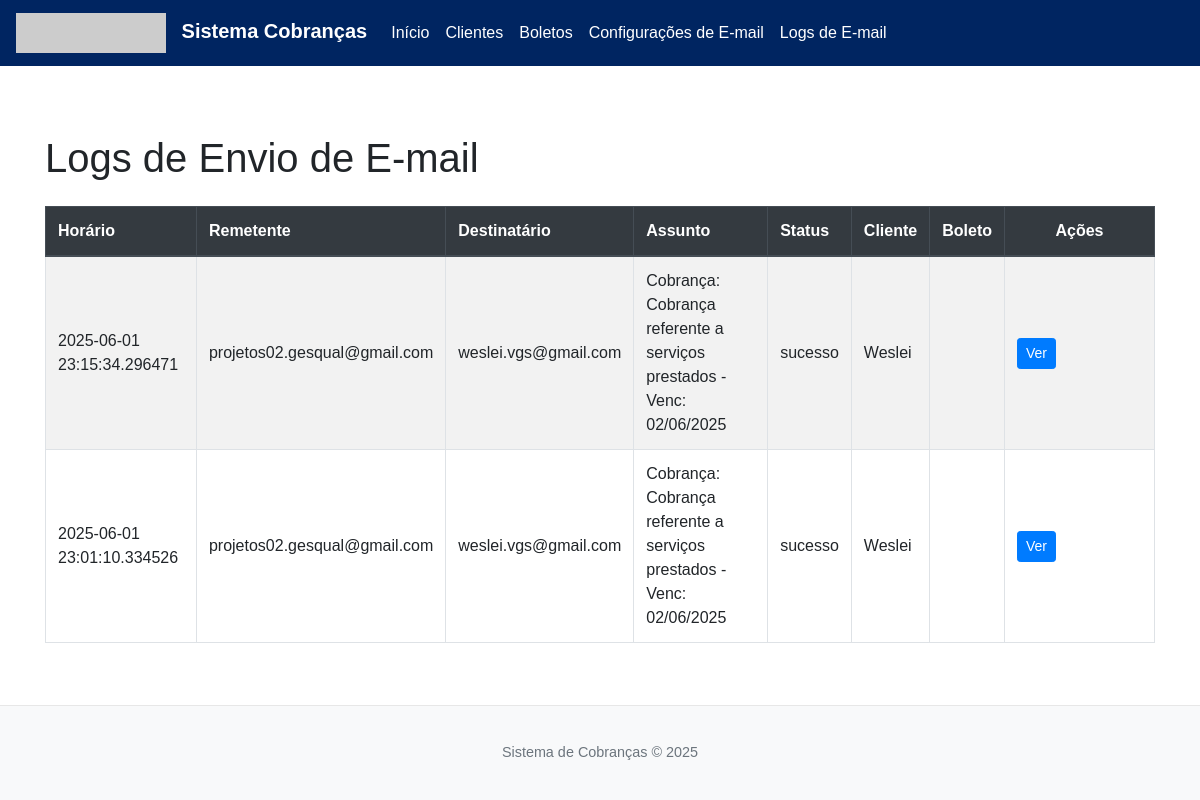
Page /logs_email on the earlier database version.
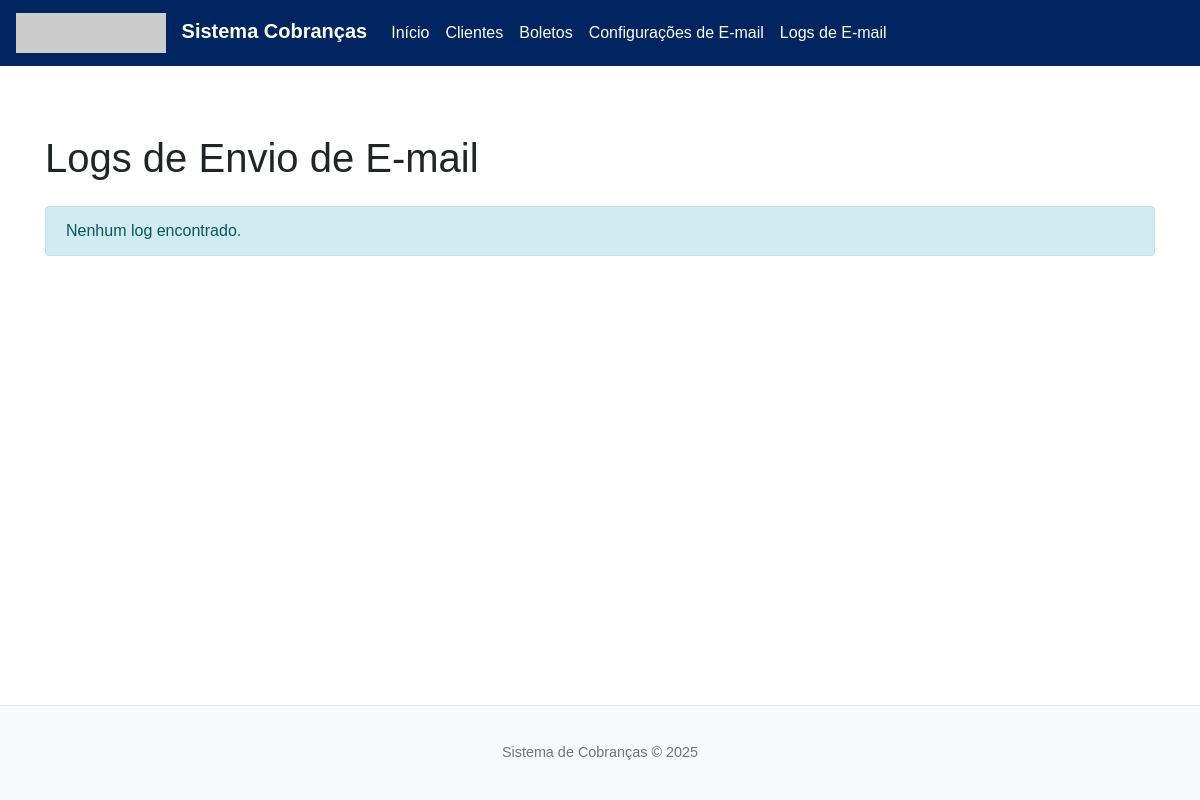
Same page on the later database version.
### database.py (models this page shows, shortened)
class EmailLog(db.Model):
    __tablename__ = 'email_logs'
    id = db.Column(db.Integer, primary_key=True, autoincrement=True)
    horario_disparo = db.Column(db.TEXT, nullable=False)
    email_remetente = db.Column(db.String(120), nullable=True)
    email_destinatario = db.Column(db.TEXT, nullable=False)
    email_cc = db.Column(db.String(500), nullable=True) # Novo campo para e-mails em CC
    nome_empresa = db.Column(db.String(150), nullable=True)  # Pode ser nulo se não houver associação direta com empresa
    nome_contato = db.Column(db.TEXT, nullable=True)
    boleto_id = db.Column(db.Integer, db.ForeignKey('boleto.id', name='fk_email_log_boleto_id'), nullable=True) # Permitir nulo caso o boleto seja excluído
    cliente_id = db.Column(db.Integer, db.ForeignKey('cliente.id', name='fk_email_log_cliente_id'), nullable=True) # Permitir nulo caso o cliente seja excluído
    data_boleto = db.Column(db.TEXT, nullable=False)
    assunto = db.Column(db.String(255), nullable=True)
    mensagem_corpo = db.Column(db.Text, nullable=True)
    status = db.Column(db.String(50), nullable=True) # Ex: sucesso, falha_autenticacao, etc.
    detalhes = db.Column(db.Text, nullable=True) # Detalhes adicionais sobre o status
    boleto = relationship('Boleto', backref='logs_email', lazy=True)
    cliente = relationship('Cliente', backref='logs_email', lazy=True)

class Cliente(db.Model):
    __tablename__ = 'cliente'
    id = db.Column(db.Integer, primary_key=True)
    public_id = db.Column(db.String(36), unique=True, nullable=False)
    nome = db.Column(db.String(150), nullable=False)
    email_principal = db.Column(db.String(120), unique=True, nullable=True)
    telefone_principal = db.Column(db.String(20), nullable=True)
    contatos = db.relationship('Contato', backref='cliente', lazy=True, cascade="all, delete-orphan")
    boletos = db.relationship('Boleto', backref='cliente', lazy=True, cascade="all, delete-orphan")
    __table_args__ = (Index('ix_cliente_public_id', 'public_id'),)

### app.py (the view)
@main_bp.route('/logs_email')
def listar_logs_email():
    log_entries = db.session.query(EmailLog).order_by(EmailLog.horario_disparo.desc()).all()
    print(log_entries)
    return render_template('logs_email.html', logs=log_entries)

### database.py (called while the page is built)
@event.listens_for(Engine, "connect")
def _set_sqlite_pragma(dbapi_connection, connection_record):
    if isinstance(dbapi_connection, SQLite3Connection):
        cursor = dbapi_connection.cursor()
        cursor.execute("PRAGMA foreign_keys=ON;")
        cursor.close()

### templates/logs_email.html (shortened to what this page needs)
{% extends "base.html" %}
{% block head_extra %}
<link rel="stylesheet" href="https://cdn.datatables.net/1.13.8/css/dataTables.bootstrap4.min.css">
{% endblock %}
{% block content %}
<h1 class="my-4">Logs de Envio de E-mail</h1>
{% if logs %}
<div class="table-responsive">
  <table id="logsEmailTable" class="table table-hover table-striped table-bordered">
    <thead class="thead-dark">
      <tr>
        <th>Horário</th>
        <th>Remetente</th>
        <th>Destinatário</th>
        <th>Assunto</th>
        <th>Status</th>
        <th>Cliente</th>
        <th>Boleto</th>
        <th class="actions-col no-sort">Ações</th>
      </tr>
    </thead>
    <tbody>
      {% for log in logs %}
      <tr>
        <td>{{ log.horario_disparo or 'N/D' }}</td>
        <td>{{ log.email_remetente or 'N/D' }}</td>
        <td>{{ log.email_destinatario or 'N/D' }}</td>
        <td>{{ log.assunto or 'Sem Assunto' }}</td>
        <td>{{ log.status or 'N/D' }}</td>
        <td>{{ log.cliente.nome if log.cliente else 'Removido' }}</td>
        <td>{{ log.boleto.codigo if log.boleto else 'Removido' }}</td>
        <td>
          <button type="button" class="btn btn-sm btn-primary" data-bs-toggle="modal" data-bs-target="#viewLogModal" data-log-id="{{ log.id }}">Ver</button>
        </td>
      </tr>
      {% endfor %}
    </tbody>
  </table>
</div>
{% else %}
<div class="alert alert-info">Nenhum log encontrado.</div>
{% endif %}
{% endblock %}

Differences in the rows shown:
removed EmailLog: horario_disparo "2025-06-01 23:15:34.296471", email_remetente "projetos02.gesqual@gmail.com", email_destinatario "weslei.vgs@gmail.com", assunto "Cobrança: Cobrança referente a serviços prestados - Venc: 02/06/2025", status "sucesso", cliente "Weslei"
removed EmailLog: horario_disparo "2025-06-01 23:01:10.334526", email_remetente "projetos02.gesqual@gmail.com", email_destinatario "weslei.vgs@gmail.com", assunto "Cobrança: Cobrança referente a serviços prestados - Venc: 02/06/2025", status "sucesso", cliente "Weslei"
Other differences:
text no longer shown: "Horário Remetente Destinatário Assunto Status Cliente Boleto Ações"
text now shown: "Nenhum log encontrado."
